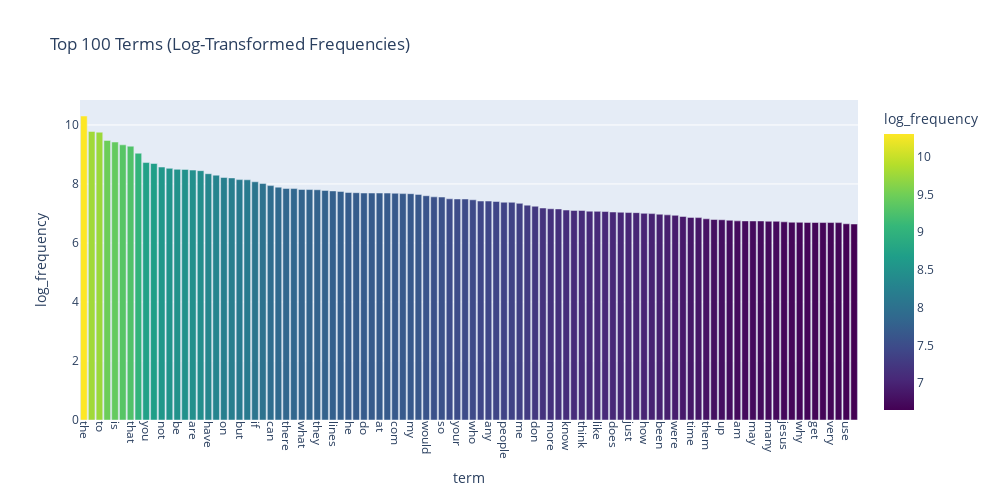

The cell this chart's notebook holds for it:
### Markdown cell above
### >>> **Exercise 15 (take home):** 
You can copy the code from the previous exercise and change the 'term_frequencies' variable for the 'term_frequencies_log', comment about the differences that you observe and talk about other possible insights that we can get from a log distribution.

### Code cell
# Answer here
term_frequencies = np.asarray(X_counts.sum(axis=0))[0]

term_frequencies_log = np.log(term_frequencies + 1)# Log-transform the frequencies (+1 to avoid log(0))

sorted_idx = np.argsort(term_frequencies)[::-1]
top_n = 100

terms = count_vect.get_feature_names_out()[sorted_idx[:top_n]]
freqs_log = term_frequencies_log[sorted_idx[:top_n]]
df_terms_log = pd.DataFrame({
    "term": terms,
    "log_frequency": freqs_log
})

fig = px.bar(
    df_terms_log,
    x="term",
    y="log_frequency",
    title="Top 100 Terms (Log-Transformed Frequencies)",
    color="log_frequency",
    color_continuous_scale="Viridis"
)

fig.update_layout(
    xaxis_tickangle=90,
    width=1000,
    height=500,
    bargap=0.15,
    font=dict(size=12)
)

fig.show()
print("The log scale makes it easier to observe variability among less common terms, revealing a more balanced view of the vocabulary.")

### Figure 1 — Plotly figure (JSON) as saved in the notebook; plotly's stock layout.template omitted (floating-point values rounded to 4 significant figures)
{"data": [{"hovertemplate": "term=%{x}<br>log_frequency=%{marker.color}<extra></extra>", "legendgroup": "", "marker": {"color": [10.3, 9.779, 9.754, 9.474, 9.421, 9.326, 9.28, 9.042, 8.726, 8.693, 8.573, 8.53, 8.497, 8.492, 8.47, 8.45, 8.347, 8.298, 8.219, 8.204, 8.147, 8.141, 8.074, 8.013, 7.944, 7.892, 7.847, 7.843, 7.813, 7.81, 7.803, 7.781, 7.764, 7.746, 7.711, 7.704, 7.693, 7.693, 7.693, 7.69, 7.684, 7.673, 7.67, 7.647, 7.601, 7.563, 7.556, 7.497, 7.492, 7.491, 7.463, 7.422, 7.421, 7.406, 7.381, 7.378, 7.342, 7.282, 7.245, 7.185, 7.16, 7.154, 7.116, 7.103, 7.102, 7.077, 7.072, 7.066, 7.049, 7.041, 7.031, 7.028, 7.004, 6.995, 6.974, 6.953, 6.936, 6.898, 6.867, 6.86, 6.819, 6.795, 6.787, 6.77, 6.749, 6.748, 6.746, 6.746, 6.736, 6.735, 6.717, 6.703, 6.7, 6.696, 6.693, 6.692, 6.692, 6.69, 6.65, 6.642], "coloraxis": "coloraxis", "pattern": {"shape": ""}}, "name": "", "orientation": "v", "showlegend": false, "textposition": "auto", "type": "bar", "x": ["the", "of", "to", "and", "is", "in", "that", "it", "you", "for", "not", "this", "be", "from", "are", "edu", "have", "as", "on", "with", "but", "or", "if", "was", "can", "we", "there", "by", "what", "subject", "they", "an", "lines", "one", "he", "god", "do", "organization", "at", "re", "com", "about", "my", "all", "would", "will", "so", "some", "your", "no", "who", "has", "any", "writes", "people", "which", "me", "article", "don", "his", "more", "other", "know", "when", "think", "their", "like", "university", "does", "out", "just", "only", "how", "also", "been", "than", "were", "then", "time", "because", "them", "posting", "up", "had", "am", "should", "may", "these", "many", "say", "jesus", "see", "why", "us", "get", "good", "very", "believe", "use", "such"], "xaxis": "x", "y": [10.3, 9.779, 9.754, 9.474, 9.421, 9.326, 9.28, 9.042, 8.726, 8.693, 8.573, 8.53, 8.497, 8.492, 8.47, 8.45, 8.347, 8.298, 8.219, 8.204, 8.147, 8.141, 8.074, 8.013, 7.944, 7.892, 7.847, 7.843, 7.813, 7.81, 7.803, 7.781, 7.764, 7.746, 7.711, 7.704, 7.693, 7.693, 7.693, 7.69, 7.684, 7.673, 7.67, 7.647, 7.601, 7.563, 7.556, 7.497, 7.492, 7.491, 7.463, 7.422, 7.421, 7.406, 7.381, 7.378, 7.342, 7.282, 7.245, 7.185, 7.16, 7.154, 7.116, 7.103, 7.102, 7.077, 7.072, 7.066, 7.049, 7.041, 7.031, 7.028, 7.004, 6.995, 6.974, 6.953, 6.936, 6.898, 6.867, 6.86, 6.819, 6.795, 6.787, 6.77, 6.749, 6.748, 6.746, 6.746, 6.736, 6.735, 6.717, 6.703, 6.7, 6.696, 6.693, 6.692, 6.692, 6.69, 6.65, 6.642], "yaxis": "y"}], "layout": {"bargap": 0.15, "barmode": "relative", "coloraxis": {"colorbar": {"title": {"text": "log_frequency"}}, "colorscale": [[0, "#440154"], [0.1111, "#482878"], [0.2222, "#3e4989"], [0.3333, "#31688e"], [0.4444, "#26828e"], [0.5556, "#1f9e89"], [0.6667, "#35b779"], [0.7778, "#6ece58"], [0.8889, "#b5de2b"], [1, "#fde725"]]}, "font": {"size": 12}, "height": 500, "legend": {"tracegroupgap": 0}, "title": {"text": "Top 100 Terms (Log-Transformed Frequencies)"}, "width": 1000, "xaxis": {"anchor": "y", "domain": [0, 1], "tickangle": 90, "title": {"text": "term"}}, "yaxis": {"anchor": "x", "domain": [0, 1], "title": {"text": "log_frequency"}}}}
